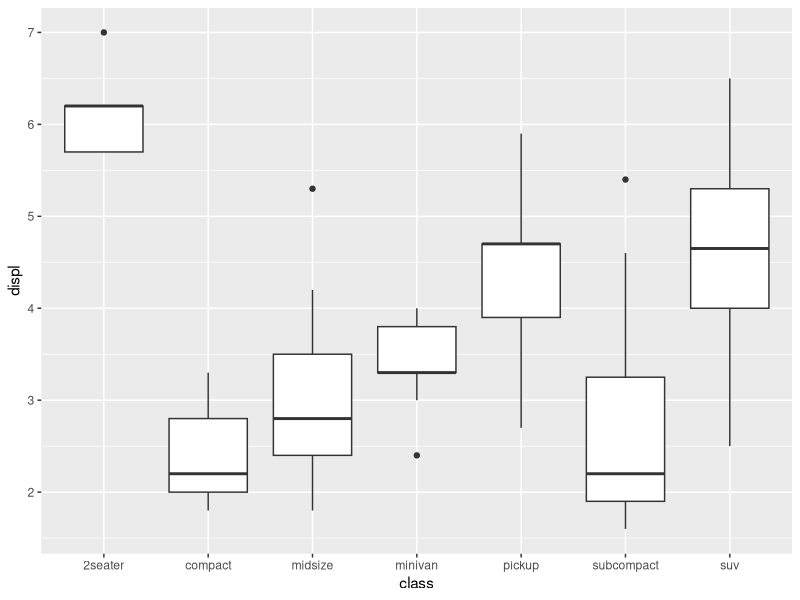
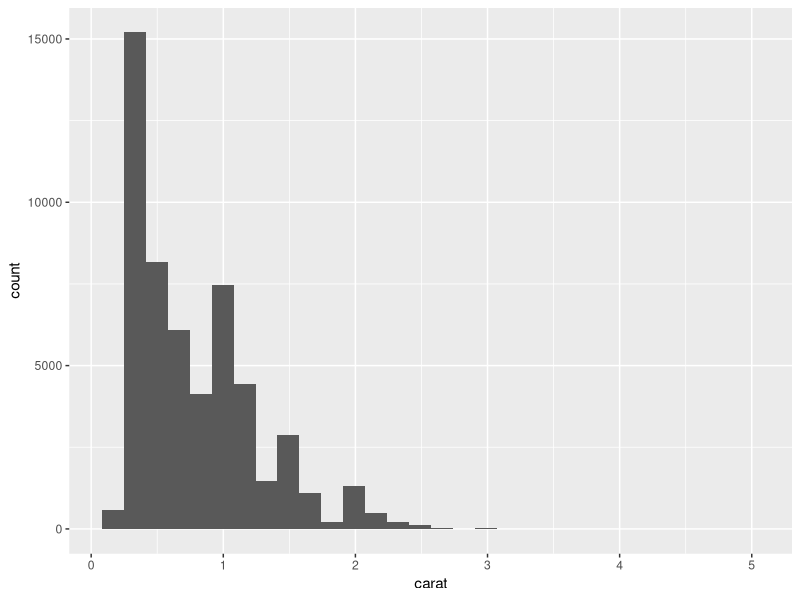
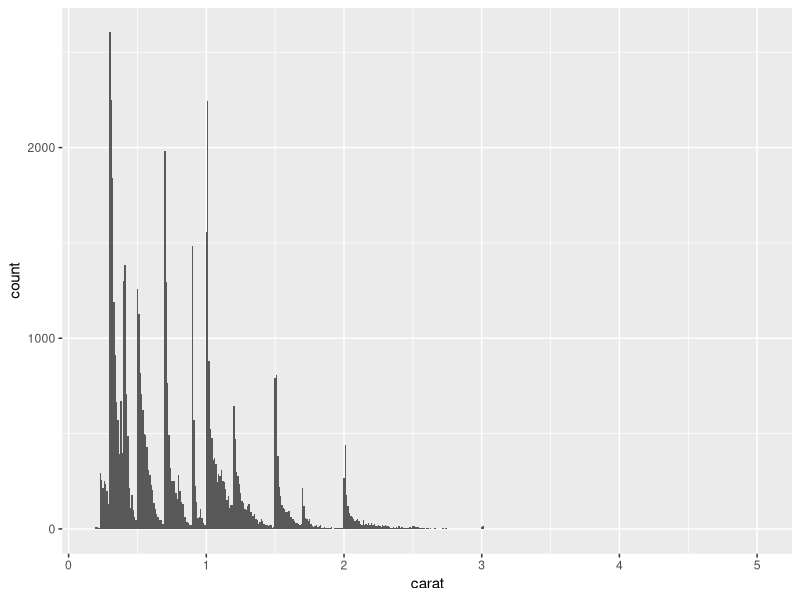
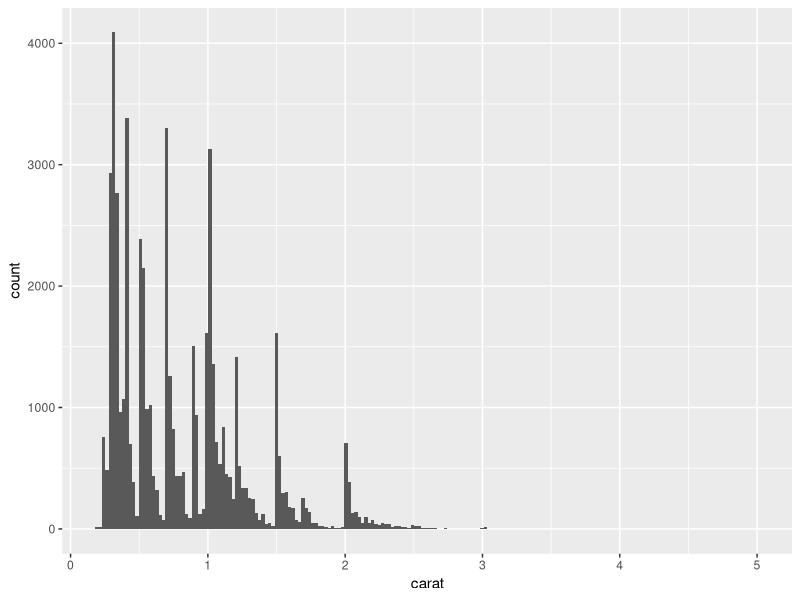
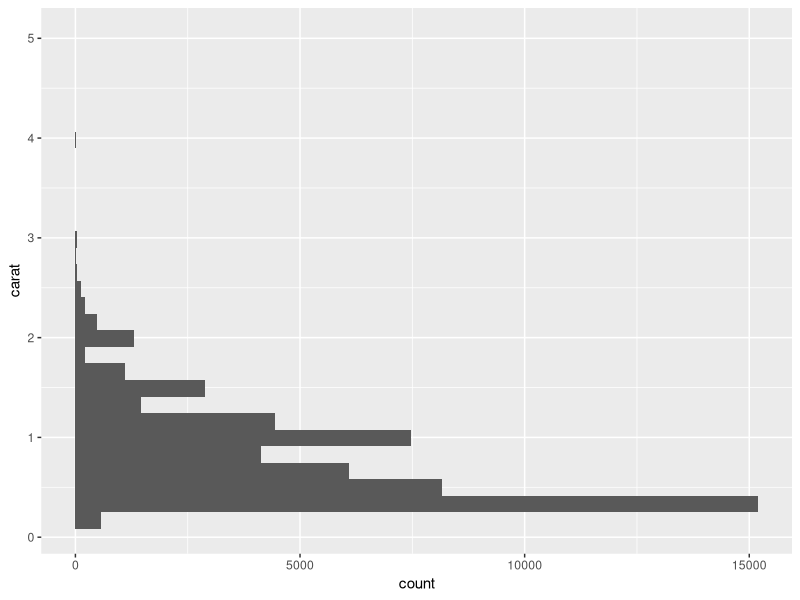
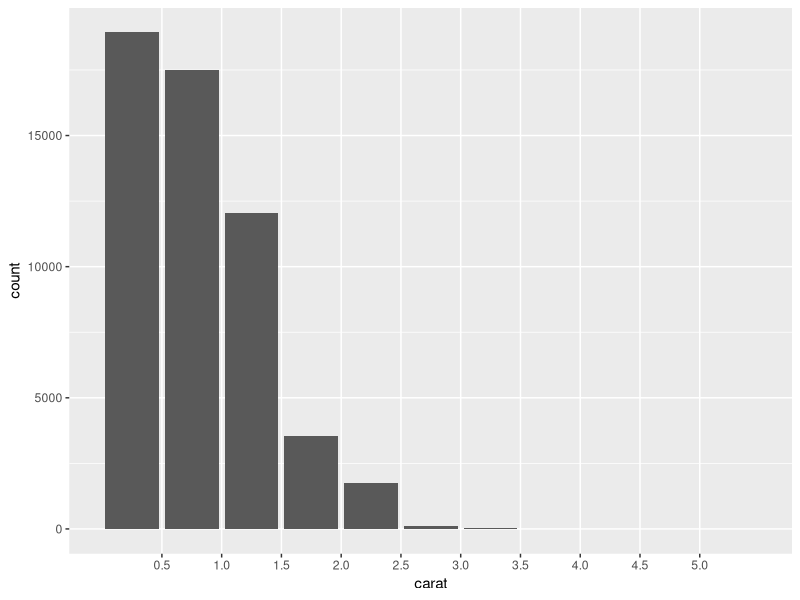
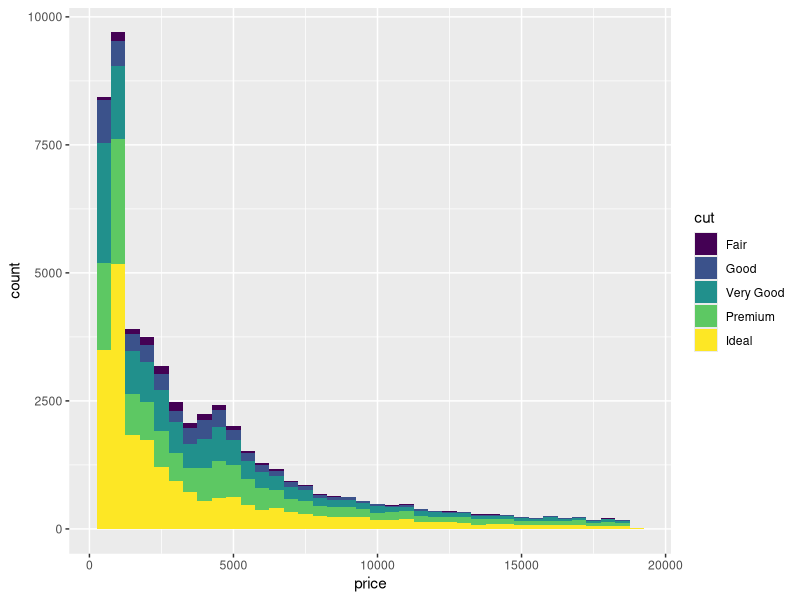
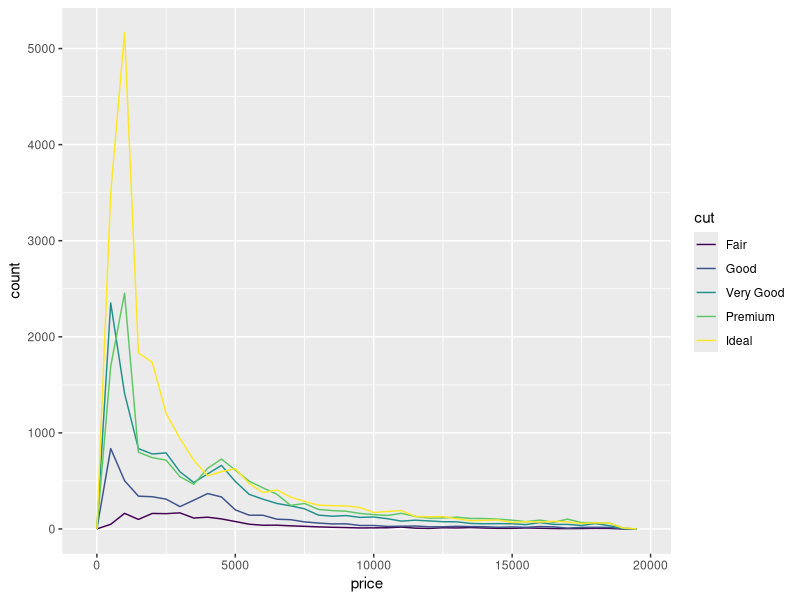

Source code (R) for these figures, in order:
library(tidyverse)

ggplot(
  data = mpg,
  mapping = aes(x = class, y = displ)
) +
  geom_boxplot()

near(sqrt(2) ^ 2, 2)

example("geom_histogram", ask = FALSE)
